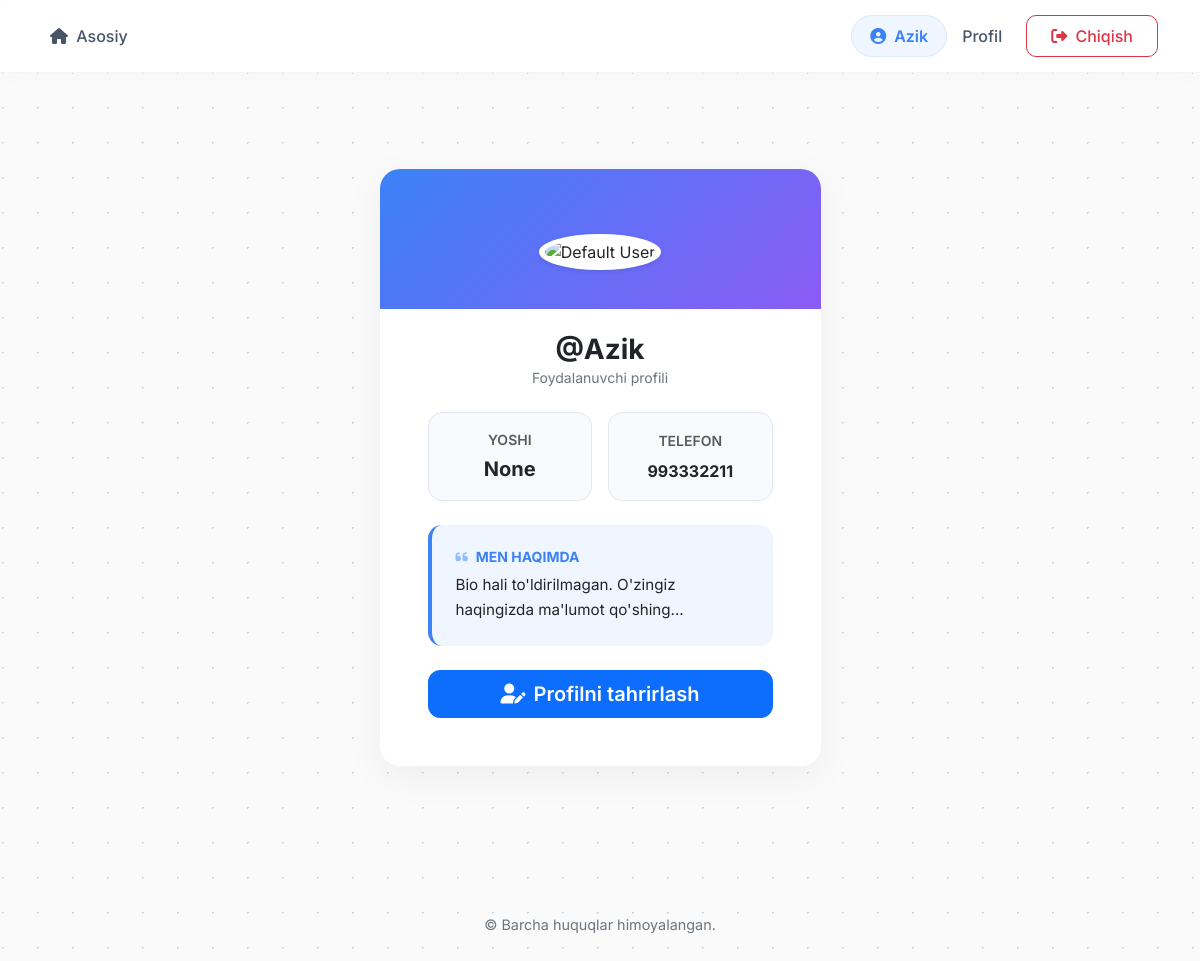
The app's page /accounts/profile/ (signed in) with its own data.
### accounts/models.py (models this page shows, shortened)
class CustomUser(AbstractUser):
    phone=models.CharField(max_length=13,unique=True)

class Profile(models.Model):
    user=models.OneToOneField(CustomUser,on_delete=models.CASCADE,related_name='profile')
    avatar=models.ImageField(upload_to='profile/',blank=True,null=True,default='nur/personcha.png')
    age=models.PositiveIntegerField(blank=True,null=True)
    bio=models.TextField(blank=True,null=True)

### accounts/views.py (the view)
# urls.py: path('profile/',views.get_profile,name='profile'),
def get_profile(request):
    profile=Profile.objects.get(user=request.user)
    context={
        'profile':profile
    }
    return render(request,'accounts/profile.html',context)

### templates/accounts/profile.html (shortened to what this page needs)
{% extends 'base.html' %}
{% load static %}
{% block content %}
<div class="container py-5">
    <div class="row justify-content-center">
        <div class="col-md-8 col-lg-6 col-xl-5">
            <div class="card profile-card border-0">
                <div class="profile-avatar-wrapper text-center">
                    {% if profile.image %}
                        <img src="{{ profile.image.url }}" class="profile-avatar shadow-sm" alt="Profile Image">
                    {% else %}
                        <img src="{% static 'image/personcha.png' %}" class="profile-avatar shadow-sm" alt="Default User">
                    {% endif %}
                </div>
                <div class="card-body p-4 p-md-5 pt-2 text-center">
                    <h3 class="fw-bold text-dark mb-0">@{{ profile.user.username }}</h3>
                    <p class="text-secondary small mb-4">Foydalanuvchi profili</p>
                    <div class="row g-3 mb-4">
                        <div class="col-6">
                            <div class="stat-box p-3">
                                <span class="d-block text-muted small fw-semibold text-uppercase mb-1">Yoshi</span>
                                <span class="fs-5 fw-bold text-dark">{{ profile.age }}</span>
                            </div>
                        </div>
                        <div class="col-6">
                            <div class="stat-box p-3">
                                <span class="d-block text-muted small fw-semibold text-uppercase mb-1">Telefon</span>
                                <span class="fs-6 fw-bold text-dark mt-1 d-block">{{ profile.user.phone|default:"Kiritilmagan" }}</span>
                            </div>
                        </div>
                    </div>
                    <div class="bio-box text-start p-4 mb-4">
                        <h6 class="text-uppercase fw-bold small mb-2" style="color: #3b82f6;">
                            <i class="fas fa-quote-left me-2 opacity-50"></i>Men haqimda
                        </h6>
                        <p class="mb-0 text-dark" style="line-height: 1.6; font-size: 0.95rem;">
                            {{ profile.bio|default:"Bio hali to'ldirilmagan. O'zingiz haqingizda ma'lumot qo'shing..." }}
                        </p>
                    </div>
                    <div class="d-grid mt-2">
                        <a href="{% url 'update' %}" class="btn btn-primary btn-lg action-btn">
                            <i class="fas fa-user-edit me-2"></i>Profilni tahrirlash
                        </a>
                    </div>
                </div>
            </div>
        </div>
    </div>
</div>
{% endblock %}

### templates/base.html (shortened to what this page needs)
<!DOCTYPE html>
<html lang="uz">
<head>
    <link href="https://cdn.jsdelivr.net/npm/bootstrap@5.3.0/dist/css/bootstrap.min.css" rel="stylesheet">
    <link rel="stylesheet" href="https://cdnjs.cloudflare.com/ajax/libs/font-awesome/6.4.0/css/all.min.css">
</head>
<body>
    <nav class="navbar navbar-expand-lg sticky-top mb-5">
        <div class="container">
            <div class="collapse navbar-collapse" id="navbarNav">
                <ul class="navbar-nav me-auto">
                    <li class="nav-item">
                        <a class="nav-link" href="/"><i class="fas fa-home me-1"></i> Asosiy</a>
                    </li>
                </ul>
                <div class="d-flex align-items-center mt-3 mt-lg-0">
                    {% if request.user.is_authenticated %}
                        <span class="user-badge d-none d-md-inline">
                            <i class="fas fa-user-circle me-1"></i> {{ request.user.username }}
                        </span>
                        <a class="nav-link me-4" href="{% url 'profile' %}">Profil</a>
                        <a href="{% url 'logout' %}" class="btn btn-outline-danger px-4 py-2" style="border-radius: 10px; font-weight: 500;">
                            <i class="fas fa-sign-out-alt me-1"></i> Chiqish
                        </a>
                    {% else %}
                        <a href="{% url 'login' %}" class="btn btn-primary px-4 py-2 shadow-sm" style="border-radius: 10px; font-weight: 500;">
                            <i class="fas fa-sign-in-alt me-1"></i> Kirish
                        </a>
                    {% endif %}
                </div>
            </div>
        </div>
    </nav>
    <main class="container" style="position: relative; z-index: 1;">
        {% block content %}
        {% endblock %}
    </main>
    <footer class="footer text-center">
        <div class="container">
            <p class="text-secondary mb-0" style="font-size: 0.9rem;">&copy; Barcha huquqlar himoyalangan.</p>
        </div>
    </footer>
</body>
</html>

### templates/base.html (style rules this page uses)
body { font-family: 'Inter', sans-serif; background-color: #fafafa; color: #333; overflow-x: hidden; position: relative; }
.navbar { background-color: rgba(255, 255, 255, 0.85); backdrop-filter: blur(12px); -webkit-backdrop-filter: blur(12px); box-shadow: 0 4px 20px rgba(0,0,0,0.02); border-bottom: 1px solid rgba(0,0,0,0.04); padding: 15px 0; }
.nav-link { font-weight: 500; color: #475569 !important; transition: all 0.3s ease; }
.user-badge { background-color: #eff6ff; padding: 8px 18px; border-radius: 50px; font-weight: 600; color: #3b82f6; margin-right: 15px; border: 1px solid #dbeafe; }
.btn { transition: all 0.3s ease; }
.footer { background: transparent; padding: 40px 0; margin-top: 60px; }

### templates/accounts/profile.html (style rules this page uses)
.profile-card { border-radius: 20px; background: #ffffff; box-shadow: 0 10px 40px rgba(0,0,0,0.05) !important; animation: fadeInUp 0.6s cubic-bezier(0.16, 1, 0.3, 1); overflow: hidden; }
.profile-avatar-wrapper { margin-top: -75px; margin-bottom: 15px; }
.profile-avatar { width: 140px; height: 140px; object-fit: cover; border-radius: 50%; border: 6px solid #ffffff; background-color: #ffffff; }
.stat-box { background-color: #f8fafc; border-radius: 14px; border: 1px solid #e2e8f0; transition: all 0.3s ease; height: 100%; display: flex; flex-direction: column; justify-content: center; }
.bio-box { background-color: #eff6ff; border-radius: 14px; border-left: 4px solid #3b82f6; }
.action-btn { border-radius: 12px; font-weight: 600; transition: all 0.3s ease; }

### records on screen
CustomUser: user.username "Azik"
Profile: user.username "Azik", age "None", user.phone "993332211", bio "Bio hali to'ldirilmagan. O'zingiz haqingizda ma'lumot qo'shing..."
